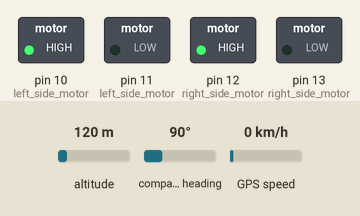
The sketch below on a simulated Arduino Uno, built with avr-gcc and run on an emulated ATmega328P. Shown: switched loads named in the sketch (green lamp = pin HIGH). Inputs (shaded band) come from the test bench; at power-on: altitude 120 m, compass heading 90°, GPS speed 0 km/h. The GPS gets a fix after 3 s at 37.7749, -122.4194 with 8 satellites.

Above: at 0.5 s.
At 2.56 s:
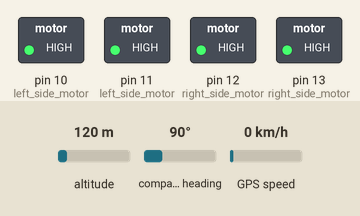
Timing chart, 0 to 3.0 s (numbered marks = the images above):
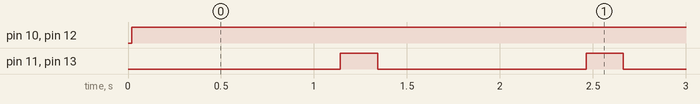

Measured:
- by itself, pin 10 (left_side_motor), pin 12 (right_side_motor): LOW → HIGH at 0.02 s
- by itself, pin 11 (left_side_motor), pin 13 (right_side_motor): alternates HIGH for 0.20 s and LOW for 1.1 s

The sketch:

UGV_without_compass.ino
```cpp
#include <Wire.h>
#include <TinyGPS.h>
#include <SoftwareSerial.h>
TinyGPS gps;
float lat1;
float lng1;
float lat2;
float lng2;
float LAT;
float LNG;
float Earth_Radius;
void setup()
{
  pinMode(10,OUTPUT); //left side motor
  pinMode(11,OUTPUT); //left side motor
  pinMode(12,OUTPUT); //right side motor
  pinMode(13,OUTPUT); //right side motor
}

void loop()
{
    for(int i=1;i<4;i++)
  {
  float heading=getheading();
  float bearing=Bearing();
  float tta=bearing-heading;
  float a; //the time dc motor must move in order to turn the ugv 1 degree
  float dt;
  if (tta>=0)
  {
    dt=tta*a;
    left();
    delay(dt);
    brake();
    delay(100);
  }
  else
  {
    dt=-tta*a;
    right();
    delay(dt);
    brake();
    delay(100);
  }
  float b; //the time dc motor must move in order to move the ugv 1 meter forward
  float dist=Distance();
  float dd=dist*b;
  forward();
  delay(dd/4);
  brake();
  delay(100);
  }
}
float Distance()
{
  //The haversine formula is used to calculate the distance between drop location and target location
  float dLat = radians(LAT - lat2);
  float dLon = radians(LNG - lng2);
  float a = sin(dLat/2.0f)*sin(dLat / 2.0f) + cos(radians(lat2)) * cos(radians(LAT)) *
    sin(dLon/2.0f)*sin(dLon/2.0f);

  float d = 2.0f * atan2(sqrt(a), sqrt(1.0f - a));
  return d * Earth_Radius;
}
float getheading()
{
  gpsvalue(lat1,lng1);
  forward();
  delay(1000);
  brake;
  delay(100);
  gpsvalue(lat2,lng2);
  float X=cos(lat1)*sin(lng2-lng1);
  float Y=cos(lat1)*sin(lat2)-sin(lat1)*cos(lat2)*cos(lng2-lng1);
  float heading=atan2(X,Y);
  return heading;
}
float gpsvalue(float a,float b)
{
   while(Serial.available()){
    if(gps.encode(Serial.read()))
    {
    gps.f_get_position(&a,&b);
    Serial.print("Position: ");
    }}
  return 0;
}
float Bearing()
{
  float X=cos(lat2)*sin(LNG-lng2);
  float Y=cos(lat2)*sin(LAT)-sin(lat2)*cos(LAT)*cos(LNG-lng2);
  float bearing=atan2(X,Y);

  return bearing;
}
void forward()
{
  digitalWrite(10,HIGH);
  digitalWrite(11,LOW);
  digitalWrite(12,HIGH);
  digitalWrite(13,LOW);
}

void left()
{
  digitalWrite(10,LOW);
  digitalWrite(11,HIGH);
  digitalWrite(12,HIGH);
  digitalWrite(13,LOW);
}
void right()
{
  digitalWrite(10,HIGH);
  digitalWrite(11,LOW);
  digitalWrite(12,LOW);
  digitalWrite(13,HIGH);
}
void brake()
{
  digitalWrite(10,HIGH);
  digitalWrite(11,HIGH);
  digitalWrite(12,HIGH);
  digitalWrite(13,HIGH);
}
```
